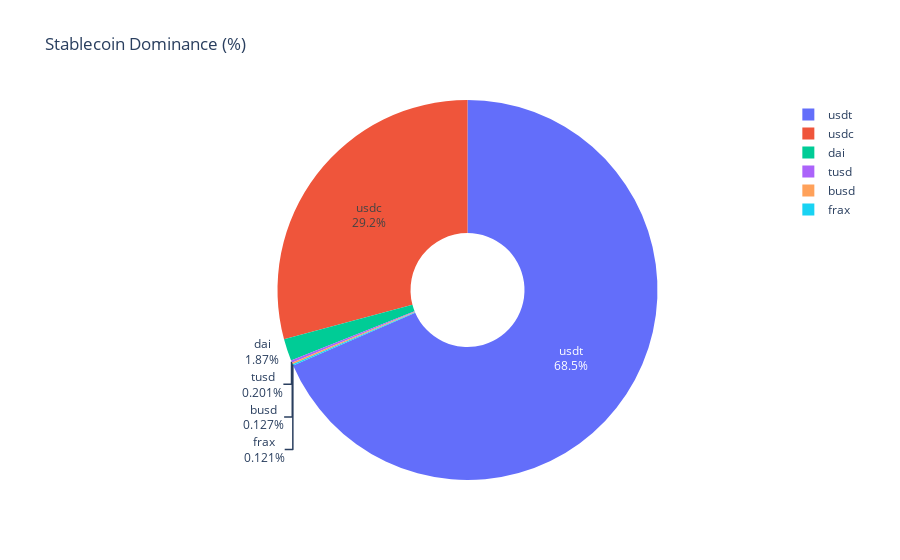

Notebook code for this chart:
### Code cell
fig = px.pie(
    dominance_df,
    names="Stablecoin",
    values="Dominance (%)",
    title="Stablecoin Dominance (%)",
    hole=0.3,  # makes it a donut chart
    template="plotly_white"
)

fig.update_traces(textinfo="label+percent", hovertemplate="Stablecoin: %{label}<br>Dominance: %{value:.2f}%")

fig.show()

### Figure 1 — Plotly figure (JSON) as saved in the notebook; plotly's stock layout.template omitted (floating-point values rounded to 4 significant figures)
{"data": [{"domain": {"x": [0, 1], "y": [0, 1]}, "hole": 0.3, "hovertemplate": "Stablecoin: %{label}<br>Dominance: %{value:.2f}%", "labels": ["usdt", "usdc", "dai", "busd", "tusd", "frax"], "legendgroup": "", "name": "", "showlegend": true, "textinfo": "label+percent", "type": "pie", "values": [4.378, 1.865, 0.1194, 0.008137, 0.01286, 0.007718]}], "layout": {"legend": {"tracegroupgap": 0}, "title": {"text": "Stablecoin Dominance (%)"}}}
